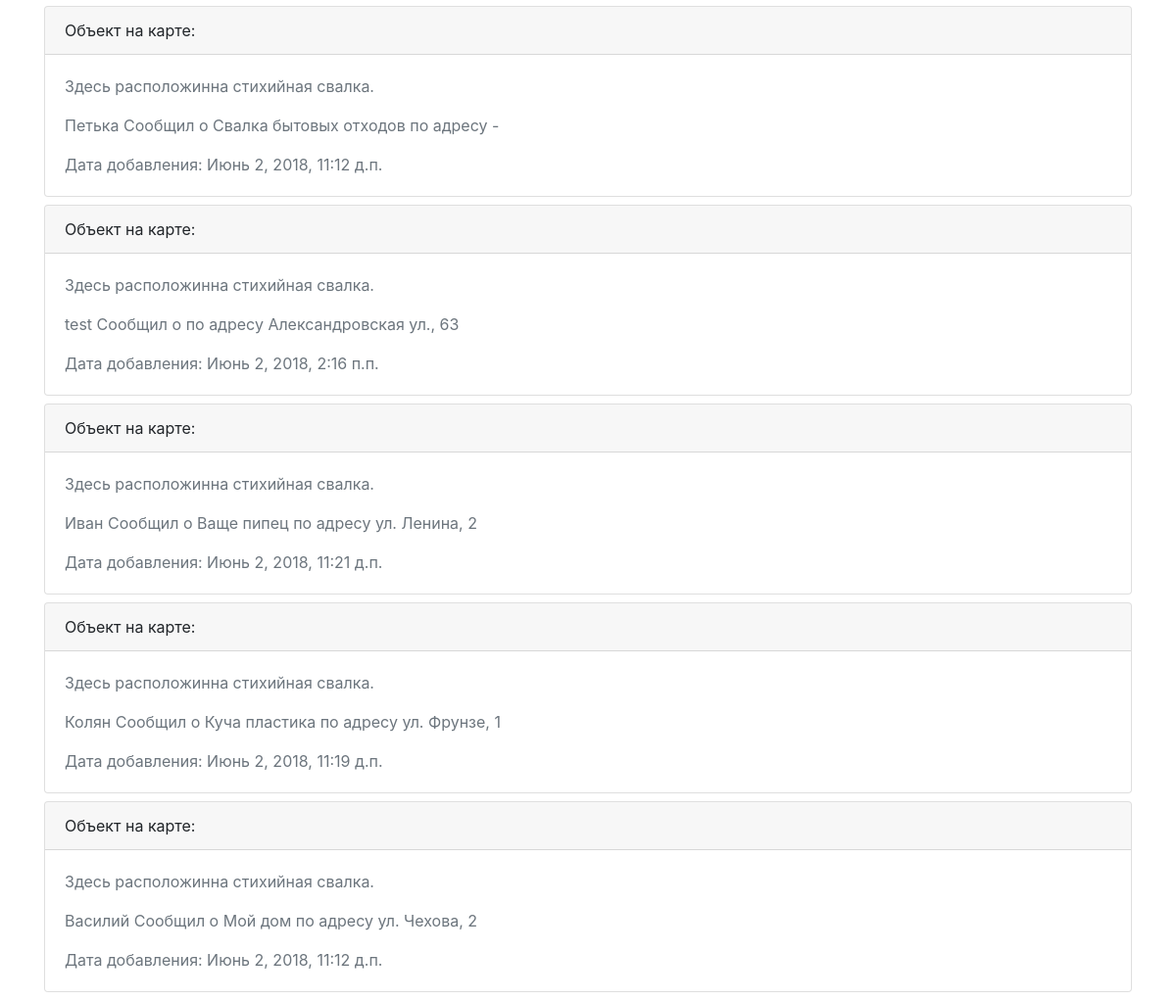
Page /map/ (lower part) on the earlier database version.
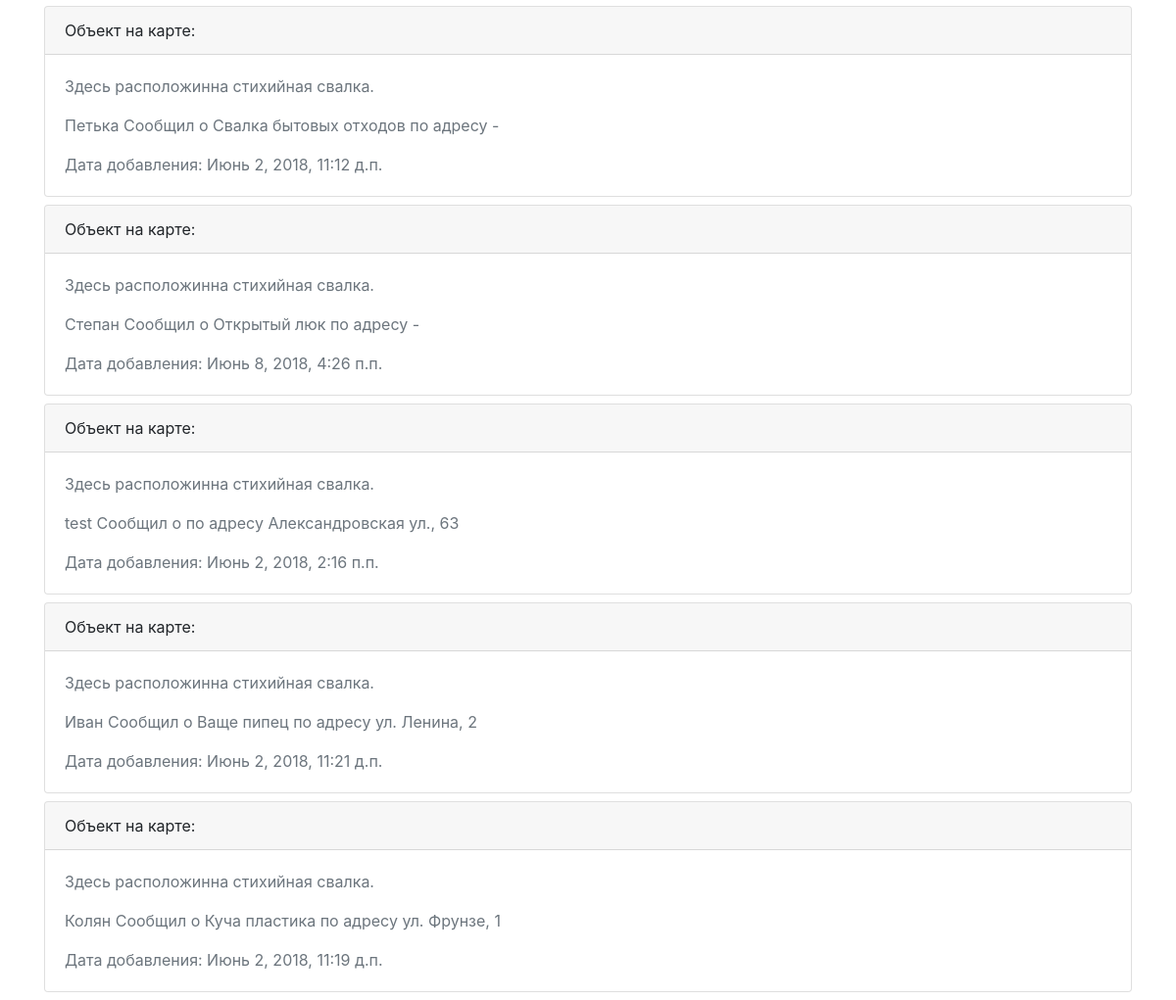
Same page on the later database version.
### server/models.py (models this page shows, shortened)
class MapObjects(models.Model):
    objects = models.Manager()
    class Meta:
        ordering = ['adres', ]
    adres = models.TextField(
        default="",
        verbose_name="Adres of object"
    )
    name = models.TextField(
        default="",
        verbose_name="Name of user"
    )
    email = models.TextField(
        default="",
        verbose_name="Email of user"
    )
    object_name = models.TextField(
        default="",
        verbose_name="Object name"
    )
    lng = models.FloatField(
        default=0.0
    )
    lat = models.FloatField(
        default=0.0
    )
    date = models.DateTimeField(
        default=datetime.utcnow()
    )

### server/views.py (the view)
# urls.py: url(r'^map/', server_views.map, name='map'),
def map(request):
    return render(
        request=request,
        template_name='map.html',
        context={
            "map": MapObjects.objects.all()[:5]
        }
    )

### templates/map.html (shortened to what this page needs)
{% extends "base.html" %}
{% block content %}
<div class="col-xl-12">
    {% if map %}
        {% for m in map %}
            <div class="card my-2">
                <div class="card-header">
                    Объект на карте:
                </div>
                <div class="card-body text-secondary">
                    <p class="card-text">Здесь расположинна стихийная свалка.</p>
                    <p class="card-text">{{m.name}} Сообщил о {{m.object_name}} по адресу {{ m.adres }}</p>
                    <p class="card-text">Дата добавления: {{ m.date }}</p>
                </div>
            </div>
        {% endfor %}
    {% endif %}
</div>
{% endblock %}

Differences in the rows shown:
no longer on this page (row unchanged): MapObjects: name "Василий", object_name "Мой дом", adres "ул. Чехова, 2", date "Июнь 2, 2018, 11:12 д.п."
added MapObjects: name "Степан", object_name "Открытый люк", adres "-", date "Июнь 8, 2018, 4:26 п.п."
